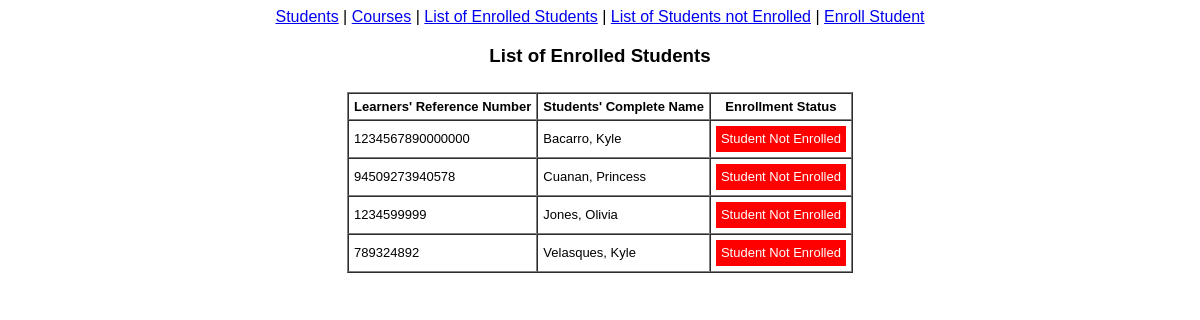
Screenshot of /htdocs/students_not_enrolled.php with the database file from the repository.
### tables this page shows
CREATE TABLE `students` (
  `lrn` bigint(20) NOT NULL,
  `lastname` varchar(40) NOT NULL,
  `firstname` varchar(100) NOT NULL,
  `middlename` varchar(100) DEFAULT NULL,
  `extension_name` varchar(100) DEFAULT NULL,
  `birthdate` date NOT NULL,
  PRIMARY KEY (`lrn`)
);

### htdocs/students_not_enrolled.php (the view, shortened to what this page needs)
<?php
    include("header.php");
?>
    <h3> List of Enrolled Students </h3>
    <table border="1" cellspacing="0" cellpadding="5">
        <tr>
            <th>Learners' Reference Number</th>
            <th>Students' Complete Name</th>
            <th>Enrollment Status</th>
        </tr>
        <?php
           $sql = "SELECT students.lrn AS lrn, students.lastname AS lastname, students.firstname AS firstname, students_courses.date_enrolled FROM students
                LEFT JOIN students_courses ON students_courses.lrn = students.lrn
                WHERE students_courses.date_enrolled IS NULL
                ORDER BY students.lastname ASC
            ";
            $query = mysqli_query($connection, $sql);
            while($result = mysqli_fetch_assoc($query)) {
                echo "<tr>";
                echo "<td>" . $result['lrn'] . "</td>";
                echo "<td>{$result['lastname']}, {$result['firstname']}</td>";
                echo "<td>";
                    if($result['date_enrolled'] == NULL) {
                        echo "<div style='background-color:red; color:white; line-height:2em;padding-left:5px;padding-right:5px;'>Student Not Enrolled</div>";
                    }
                echo "</td>";
                echo "</tr>";
            }
        ?>
    </table>
    </center>
</body>
</html>

### htdocs/header.php (style rules this page uses)
* { font-family:Verdana, Geneva, Tahoma, sans-serif; }
table { margin-top:25px; }
th,td { font-size: 13px; }

### rows the page displays
students: lrn "1234567890000000", lastname "Bacarro", firstname "Kyle"
students: lrn "94509273940578", lastname "Cuanan", firstname "Princess"
students: lrn "1234599999", lastname "Jones", firstname "Olivia"
students: lrn "789324892", lastname "Velasques", firstname "Kyle"
